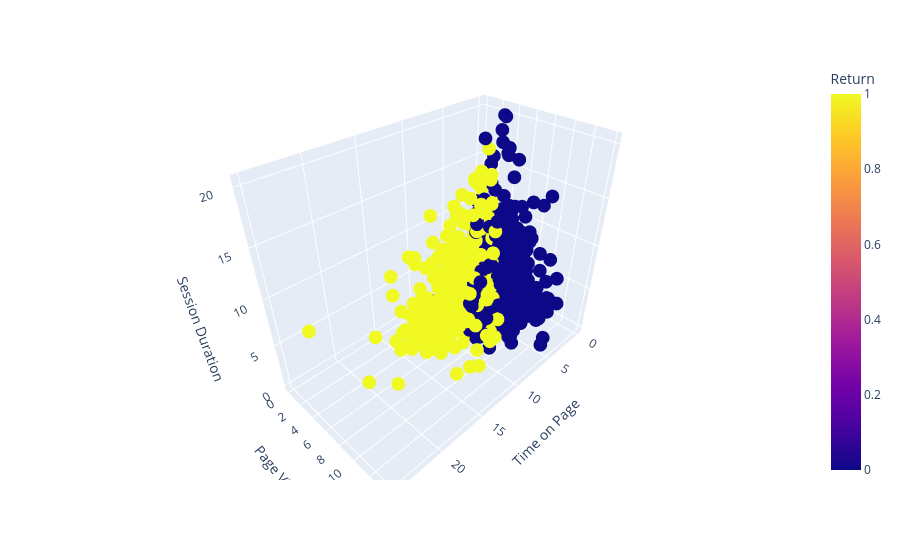

Notebook code for this chart:
### Code cell
import plotly.express as px

fig = px.scatter_3d(
    df,
    x='Time on Page',
    y='Page Views',
    z='Session Duration',
    color='Return'   # return vs not return
)

fig.show()

### after seeing the data --- data overlaped

### Figure 1 — Plotly figure (JSON) as saved in the notebook; plotly's stock layout.template omitted (floating-point values rounded to 4 significant figures; data arrays with more than 128 entries replaced by an {"elided": "..."} marker saying what was removed)
{"data": [{"hovertemplate": "Time on Page=%{x}<br>Page Views=%{y}<br>Session Duration=%{z}<br>Return=%{marker.color}<extra></extra>", "legendgroup": "", "marker": {"color": {"elided": "2000 int values"}, "coloraxis": "coloraxis", "symbol": "circle"}, "mode": "markers", "name": "", "scene": "scene", "showlegend": false, "type": "scatter3d", "x": {"elided": "2000 float values"}, "y": {"elided": "2000 int values"}, "z": {"elided": "2000 float values"}}], "layout": {"coloraxis": {"colorbar": {"title": {"text": "Return"}}, "colorscale": [[0, "#0d0887"], [0.1111, "#46039f"], [0.2222, "#7201a8"], [0.3333, "#9c179e"], [0.4444, "#bd3786"], [0.5556, "#d8576b"], [0.6667, "#ed7953"], [0.7778, "#fb9f3a"], [0.8889, "#fdca26"], [1, "#f0f921"]]}, "legend": {"tracegroupgap": 0}, "margin": {"t": 60}, "scene": {"domain": {"x": [0, 1], "y": [0, 1]}, "xaxis": {"title": {"text": "Time on Page"}}, "yaxis": {"title": {"text": "Page Views"}}, "zaxis": {"title": {"text": "Session Duration"}}}}}
